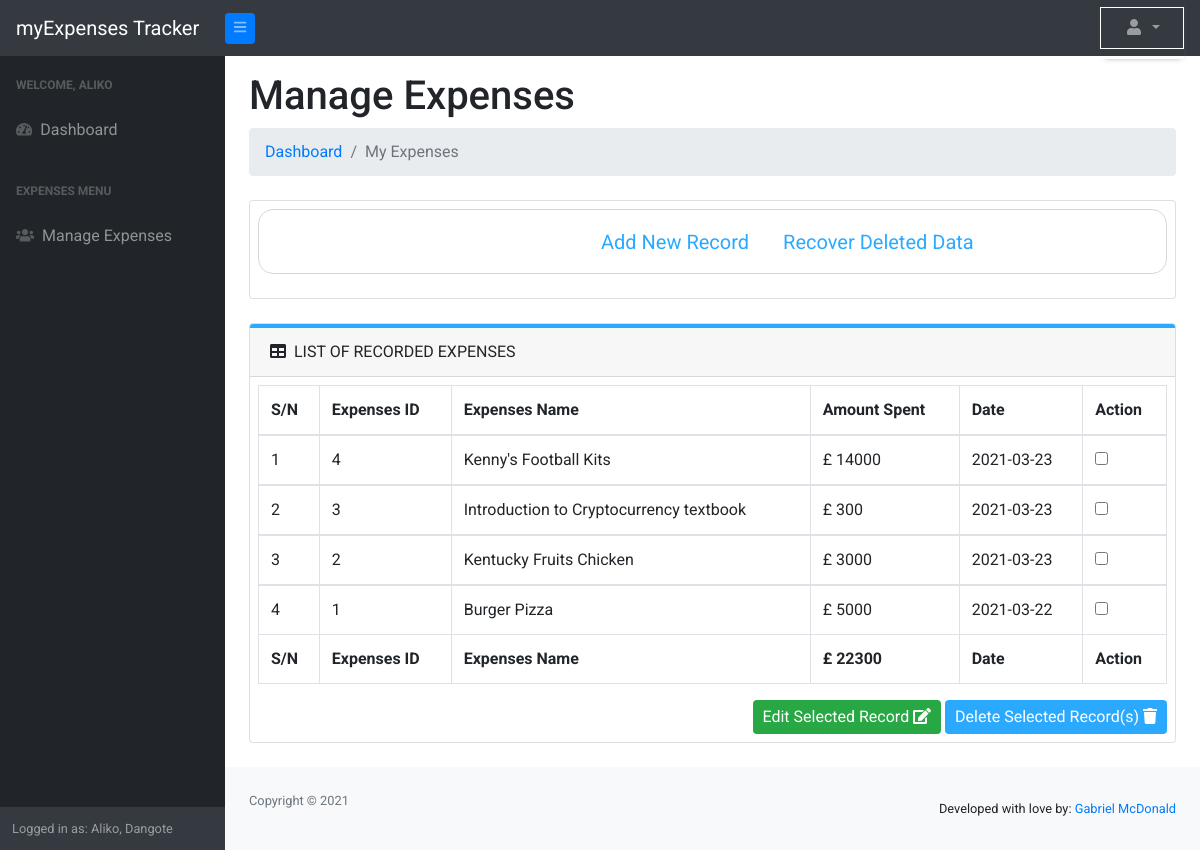
The page /expensetracker/user/manageexpenses.php (signed in) on the database its author committed.
### tables this page shows
CREATE TABLE `expenses` (
  `expenses_id` int(11) NOT NULL,
  `expenses_name` text NOT NULL,
  `amount` int(11) NOT NULL,
  `date_spent` date NOT NULL,
  `userid` int(11) NOT NULL,
  `deleted` int(11) NOT NULL
);

### expensetracker/user/manageexpenses.php (the view, shortened to what this page needs)
<!DOCTYPE html>
<html lang="en">
    <head>
        <link href="css/styles.css" rel="stylesheet" />
        <link href="https://cdn.datatables.net/1.10.20/css/dataTables.bootstrap4.min.css" rel="stylesheet" />
    </head>
    <body>
        <?php require "header.php"; ?>
        <div id="layoutSidenav">
            <?php require "sidenav.php"; ?>
            <div id="layoutSidenav_content">
                <main>
                    <div class="container-fluid">
                        <h1 class="mt-4">Manage Expenses</h1>
                        <ol class="breadcrumb mb-4">
                            <li class="breadcrumb-item childy"><a href="adashboard">Dashboard</a></li>
                            <li class="breadcrumb-item active childy">My Expenses</li>
                        </ol>
                        <div class="card mb-4">
                            <div class="card-body">
                                <p class="mb-0">
                                    <div id="tabBox">
                                        <ul class="nav nav-tabs">
                                            <li class="nav-item tabList">
                                                <a href="#register" data-toggle="tab" class="nav-link">Add New Record</a>
                                            </li>
                                            <li class="nav-item tabList">
                                                <a href="#recover" data-toggle="tab" class="nav-link">Recover Deleted Data</a>
                                            </li>
                                        </ul>
                                    </div>
                                </p>
                            </div>
                        </div>
                        <?php
                            $expenses = display_expenses_records("expenses");
                        ?>
                        <div class="card mb-4">
                            <div class="card-header">
                                <i class="fas fa-table mr-1"></i>
                                LIST OF RECORDED EXPENSES
                            </div>
                            <div class="card-body">
                                <div class="table-responsive">
                                    <form action="controller.php" method="post">
                                        <table class="table table-bordered" id="dataTable" width="100%" cellspacing="0">
                                            <thead>
                                                <tr>
                                                    <th>S/N</th>
                                                    <th>Expenses ID</th>
                                                    <th>Expenses Name</th>
                                                    <th>Amount Spent</th>
                                                    <th>Date</th>
                                                    <th>Action</th>
                                                </tr>
                                            </thead>
                                            <tfoot>
                                                <tr>
                                                    <th>S/N</th>
                                                    <th>Expenses ID</th>
                                                    <th>Expenses Name</th>
                                                    <th><?= "£" ." " .totalAmountOfExpenses("expenses"); ?></th>
                                                    <th>Date</th>
                                                    <th>Action</th>
                                                </tr>
                                            </tfoot>
                                            <?php $id= 1; ?>
                                        <?php foreach ($expenses as $expense) : ?>
                                            <tbody>
                                                <tr>
                                                    <td><?= $id ?></td>
                                                    <td><?= $expense['expenses_id'] ?></td>
                                                    <td><?= $expense['expenses_name']; ?></td>
                                                    <td><?= "£" ." " .$expense['amount']; ?></td>
                                                    <td><?= $expense['date_spent']; ?></td>
                                                    <td><input type='checkbox' name="checkbox[]" value='<?= $expense['expenses_id'] ?>' ></td>
                                                </tr>
                                            </tbody>
                                            <?php $id++; ?>
                                        <?php endforeach ?>
                                        </table>
                                        <div id="deleteButton">
                                            <button type="submit" id="editRecord" name="but_edit">
                                                Edit Selected Record
                                                <i class="fa fa-edit"></i>
                                            </button>
                                            <button type="submit" id="trash" name="but_delete">
                                                Delete Selected Record(s)
                                                <i class="fa fa-trash"></i>
                                            </button>
                                        </div>
                                    </form>
                                </div>
                            </div>
                        </div>
                    </div>
                </main>
                <?php include "footer.php"; ?>
            </div>
        </div>
    </body>
</html>

### expensetracker/user/header.php (shortened to what this page needs)
<nav class="sb-topnav navbar navbar-expand navbar-dark bg-dark fixed-top">
    <a class="navbar-brand" href="adashboard">myExpenses Tracker</a>
    <button class="btn btn-primary btn-sm order-1 order-lg-0" id="sidebarToggle" href="#"><i class="fas fa-bars"></i></button>
    <ul class="navbar-nav ml-auto" id="settings">
        <li class="nav-item dropdown">
            <a class="nav-link dropdown-toggle" id="userDropdown" href="#" role="button" data-toggle="dropdown">
                <i class="fas fa-user fa-fw"></i>
            </a>
        </li>
    </ul>
</nav>

### expensetracker/user/sidenav.php
<div id="layoutSidenav_nav">
    <nav class="sb-sidenav accordion sb-sidenav-dark" id="sidenavAccordion">
        <div class="sb-sidenav-menu">
            <div class="nav">
                <div class="sb-sidenav-menu-heading">Welcome, <?= $_SESSION['fname']?></div>
                <a class="nav-link" href="udashboard">
                    <div class="sb-nav-link-icon"><i class="fas fa-tachometer-alt"></i></div>
                    Dashboard
                </a>
                <div class="sb-sidenav-menu-heading">expenses menu</div>
                <a class="nav-link collapsed" href="manageexpenses" aria-expanded="false" aria-controls="collapseLayouts">
                    <div class="sb-nav-link-icon"><i class="fas fa-users"></i></div>
                    Manage Expenses
                </a>
            </div>
        </div>
        <div class="sb-sidenav-footer">
            <div class="small">Logged in as: <?= $_SESSION['fname'] .',' .' ' .$_SESSION['lname']?></div>
        </div>
    </nav>
</div>

### expensetracker/user/footer.php
<footer class="py-4 bg-light mt-auto">
    <div class="container-fluid">
        <div class="d-flex align-items-center justify-content-between small">
            <div class="text-muted">
                <p>
                    <?= copyright(); ?>
                </p>
            </div>
            <div>
                Developed with love by:
                <a href="#">Gabriel McDonald</a>
            </div>
        </div>
    </div>
</footer>

### expensetracker/lib/functions.php (shortened to what this page needs)
<?php
    function copyright()
    {
        $devDate    = 2021;
        $currDate   = date('Y');
        if($devDate < $currDate){
            echo "Copyright &copy; {$devDate} - {$currDate}";
        }else{
            echo "Copyright &copy; {$currDate} ";
        }
    }
    function totalAmountOfExpenses($table_name)
    {
        include "conn.php";
        $sql= "SELECT SUM(amount) AS total FROM $table_name WHERE deleted= 0 AND userid= '$_SESSION[id]'";
        $result= mysqli_query($conn, $sql);
        $total= mysqli_fetch_assoc($result);
        return $total['total'];
    }
    function display_expenses_records($table_name)
    {
        include "conn.php";
        $sql= "SELECT * FROM $table_name WHERE deleted= 0 AND userid= '$_SESSION[id]' ORDER BY expenses_id DESC";
        $result= mysqli_query($conn, $sql);
        $expenses= [];
        while($expense= mysqli_fetch_assoc($result))
        {
            array_push($expenses, $expense);
        }
        return $expenses;
    }
?>

### rows shown on the page
expenses: expenses_id "4", expenses_name "Kenny's Football Kits", amount "14000", date_spent "2021-03-23"
expenses: expenses_id "3", expenses_name "Introduction to Cryptocurrency textbook", amount "300", date_spent "2021-03-23"
expenses: expenses_id "2", expenses_name "Kentucky Fruits Chicken", amount "3000", date_spent "2021-03-23"
expenses: expenses_id "1", expenses_name "Burger Pizza", amount "5000", date_spent "2021-03-22"

### other values the page prints
$_SESSION['fname'] "ALIKO"
$_SESSION['fname'] "Aliko"
$_SESSION['lname'] "Dangote"
totalAmountOfExpenses("expenses") "22300"
